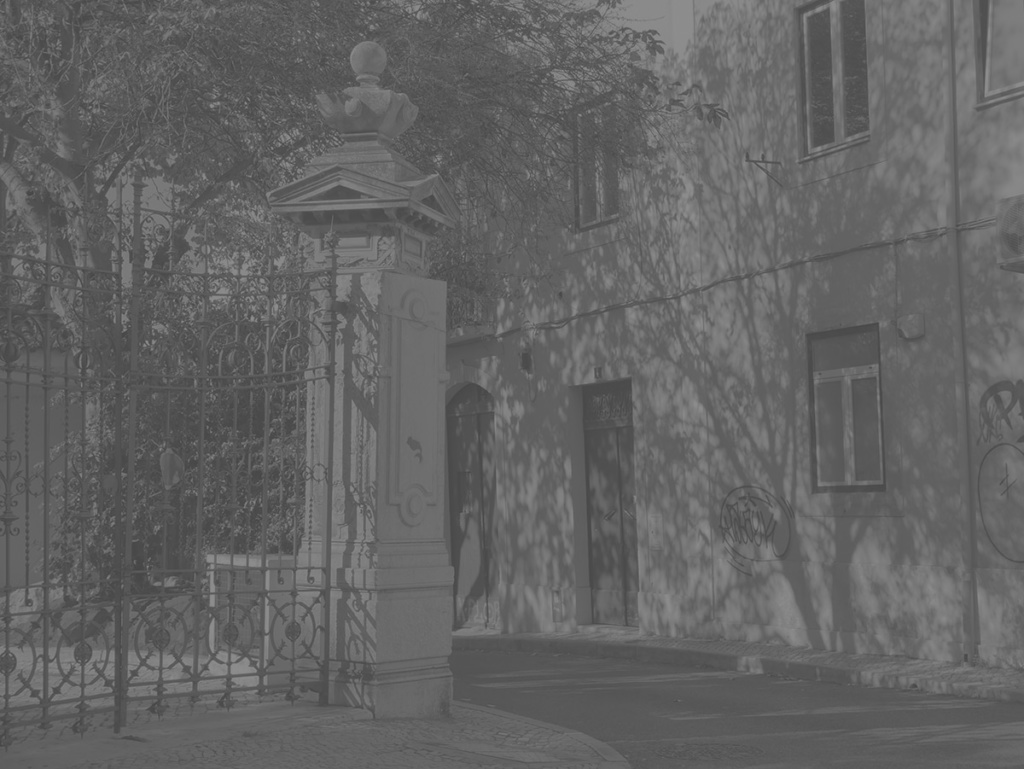
%> input picture Lab5/ObrazySzare/Ex1.png, 1024 x 769 px
$ octave test2.m   (GNU Octave 9; MATLAB toolbox functions it lacks are replaced by stand-ins)
%> lines starting %> are read from the running program, lines starting %| are printed output that depends on the picture
### Lab5/Matlab/LocalContrastFix2.m


function I2 = LocalContrastFix2(I1, divideSteps)
    %divideSteps = 1;
    subIms = [];

    I2 = contrastFixRecurse(I1, divideSteps);
    %I2(:,:,1) = HistogramStretch(I1, "Cut Insignificant", [0.002 0.002]);

    dz = 1*2.^[0:size(I2,3)-1]  .^(-3);

    dz = reshape(dz, [1 1 size(I2,3)])

    I2 = sum(I2 .* dz,3) ./ sum(dz);

end


function subIms = contrastFixRecurse(I1, divideSteps)

    if(divideSteps) == 0
        subIms = [];
        return;
    end

    subIms = HistogramStretch(I1, "Auto");

    div = round(size(I1) ./ 2);
    subIms1 = zeros([size(I1),divideSteps-1]);


    if(divideSteps) > 1
        subIms1(1:div(1),   1:div(2)  ,:) = contrastFixRecurse(I1(1:div(1),   1:div(2)  ), divideSteps-1);
        subIms1(div(1):end, 1:div(2)  ,:) = contrastFixRecurse(I1(div(1):end, 1:div(2)  ), divideSteps-1);
        subIms1(1:div(1),   div(2):end,:) = contrastFixRecurse(I1(1:div(1),   div(2):end), divideSteps-1);
        subIms1(div(1):end, div(2):end,:) = contrastFixRecurse(I1(div(1):end, div(2):end), divideSteps-1);

        subIms = cat(3,subIms,subIms1);
    end

end

### Lab5/Matlab/HistogramStretch.m
function I1 = HistogramStretch(I1, mode)

a = 0;
b = 1;
A = 0;
B = 1;

if mode == "NoCut"
    a = min(I1, [], "all");
    b = max(I1, [], "all");
elseif mode == "Auto"


end


I1 = (B-A) / (b-a) * (I1 - a) + A;
end

### Lab5/Matlab/test2.m
clear all
close all
clc

source = "../ObrazySzare/Ex1.png";
I1 = imread(source);
%> I1: size 769x1024 uint8; min 0, max 73, mean 31.4
I1 = double(I1) ./ 255;
%> I1: size 769x1024 double


divideSteps = 7;

I2 = HistogramStretch(I1, "Auto");
I3 = LocalContrastFix2(I1, divideSteps);
%> call 4 of HistogramStretch, with mode = 'Auto'
%> in HistogramStretch (call 4), `I1 = (B-A) / (b-a) * (I1 - a) + A;`:
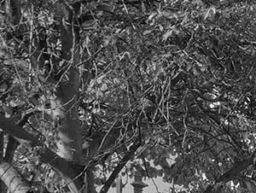
%> I1: size 193x256 double; min 0.00784, max 0.286, mean 0.0933; drawn with min black and max white
%> call 4 of contrastFixRecurse, with divideSteps = 4
%> in HistogramStretch (call 38), `I1 = (B-A) / (b-a) * (I1 - a) + A;`:
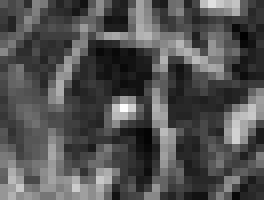
%> I1: size 25x33 double (shown 8 times larger); min 0.0118, max 0.231, mean 0.0828; drawn with min black and max white
%> in contrastFixRecurse (call 4), `subIms1(1:div(1),   div(2):end,:) = contrastFixRecurse(I1(1:div(1),   ..`:
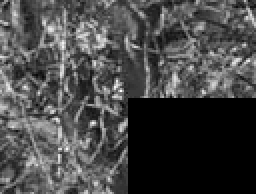
%> subIms1: size 97x128x3 double (shown 2 times larger); min 0, max 0.239, mean 0.0671; drawn with min black and max white
%> in contrastFixRecurse (call 4), `subIms = cat(3,subIms,subIms1);`:
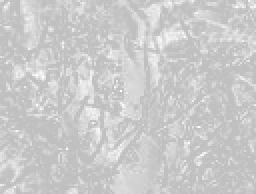
%> subIms: size 97x128x4 double (shown 2 times larger); mean R, G, B, A 0.092, 0.092, 0.092, 0.092; transparent parts drawn white
%> in contrastFixRecurse (call 3), `subIms1(1:div(1),   div(2):end,:) = contrastFixRecurse(I1(1:div(1),   ..`:
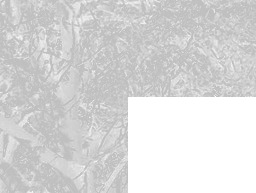
%> subIms1: size 193x256x4 double; mean R, G, B, A 0.0701, 0.0701, 0.0701, 0.0701; transparent parts drawn white
%> in contrastFixRecurse (call 3), `subIms1(div(1):end, div(2):end,:) = contrastFixRecurse(I1(div(1):end, ..`:
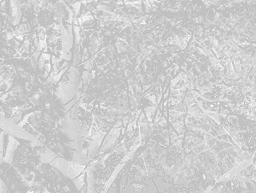
%> subIms1: size 193x256x4 double; mean R, G, B, A 0.0933, 0.0933, 0.0933, 0.0933; transparent parts drawn white
I4 = adapthisteq(I1);

figure; imshow(I1)
figure; imshow(I2)
figure; imshow(I3)

figure; imhist(I1)
%> after `imhist(I1)`:
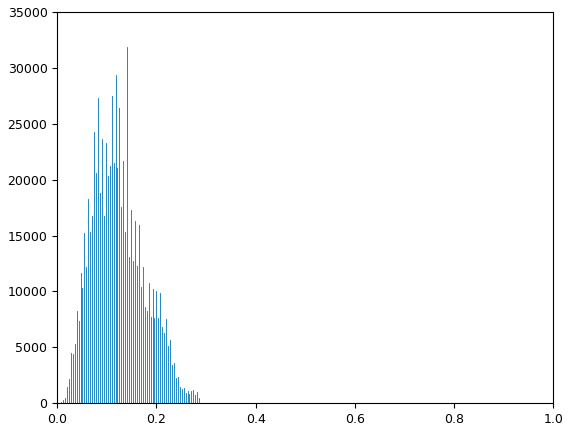
%> figure redrawn from the program's plot data; highest point at x = 0.141, y = 31896
figure; imhist(I2)
figure; imhist(I3)

$ run again, with Lab5/ObrazySzare/Ex2.png copied over Lab5/ObrazySzare/Ex1.png
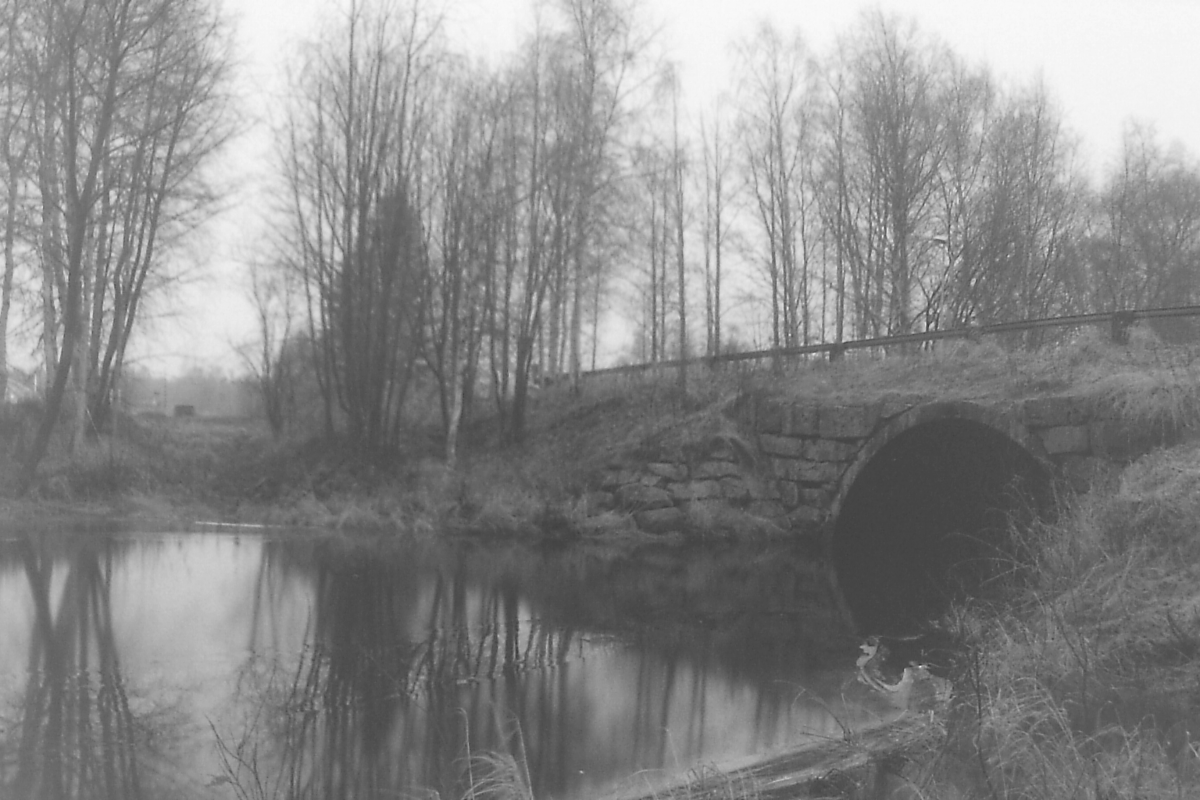
%> input picture Lab5/ObrazySzare/Ex2.png, 1200 x 800 px
%> subIms: size 51x75x3 double
%> subIms: size 100x150x4 double
%> `I4 = adapthisteq(I1);`:
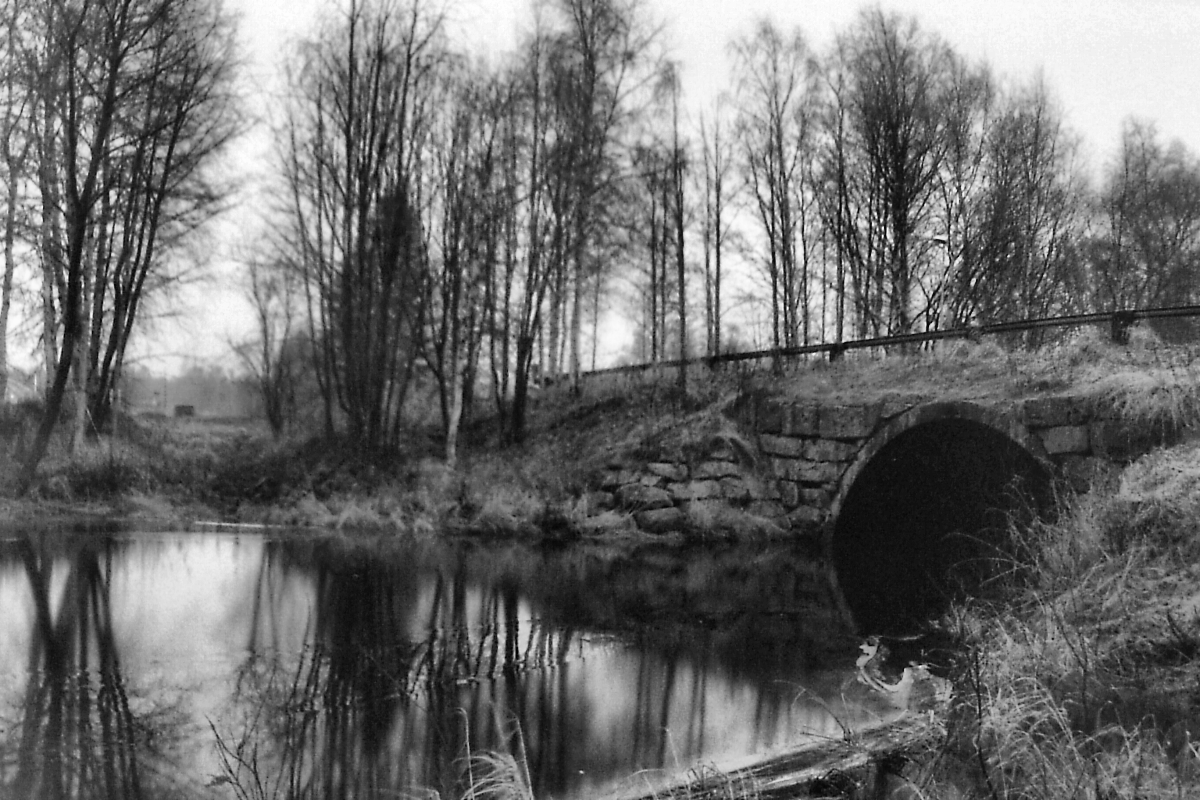
%> I4: size 800x1200 double; min 0, max 1, mean 0.425
%> `imhist(I1)`:
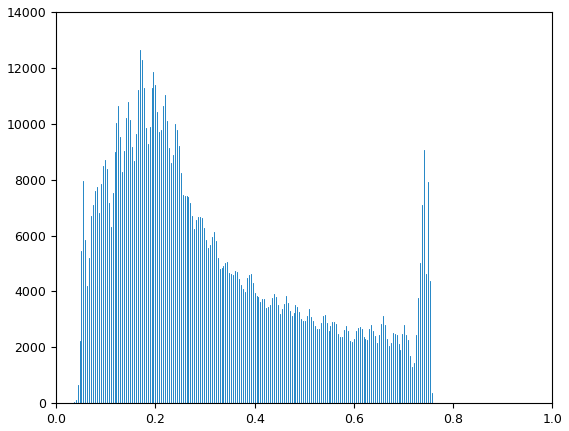
%> figure redrawn from the program's plot data; highest point at x = 0.169, y = 12649
